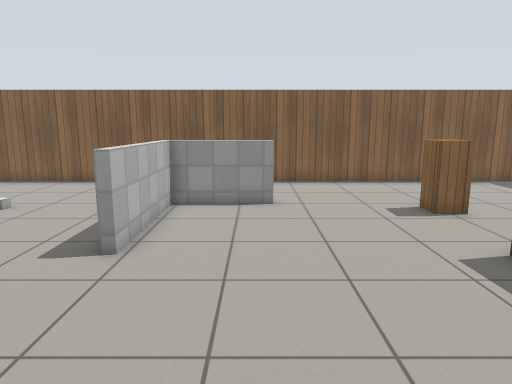
view 1 (above)

18 first-person views from a walk through a robot-simulator world made for Gazebo. The camera is 1.2 m above the floor, tilts 10° down and sees 70° across. The lines on the ground mark 1 m squares. The floor is counted in squares, 0.5 m on a side. Each view is taken from the middle of a square. On the plan, view 1 faces up. The plan holds only what a view shows up to about 20 squares ahead; the rest is blank. Gazebo's built-in surfaces are drawn with simple patterns.

view 2
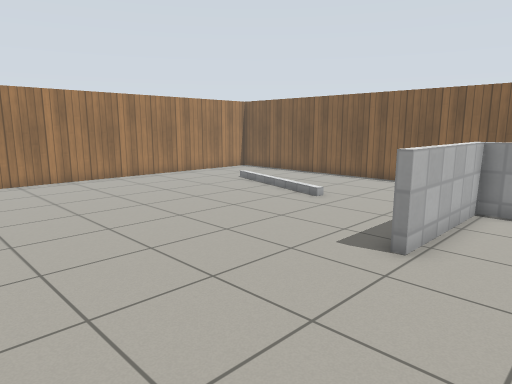

view 3
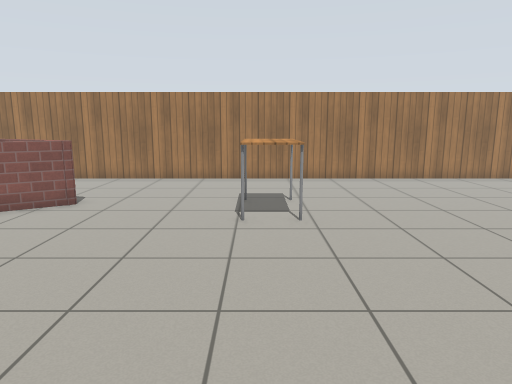

view 4
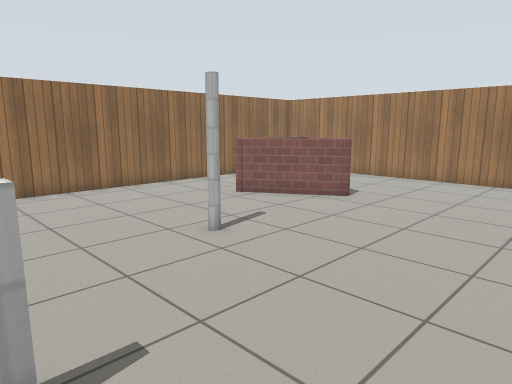

view 5
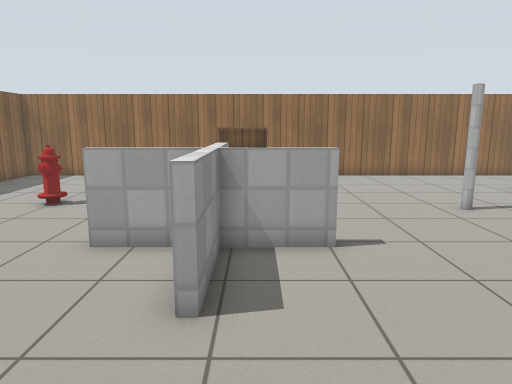

view 6
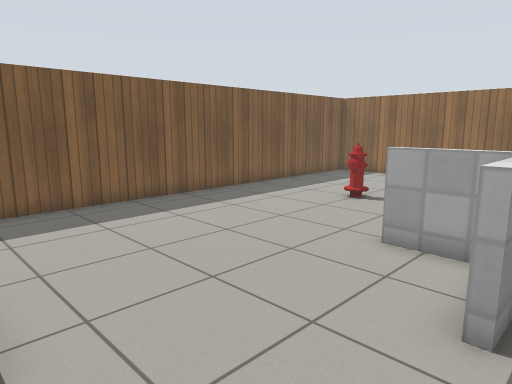

view 7
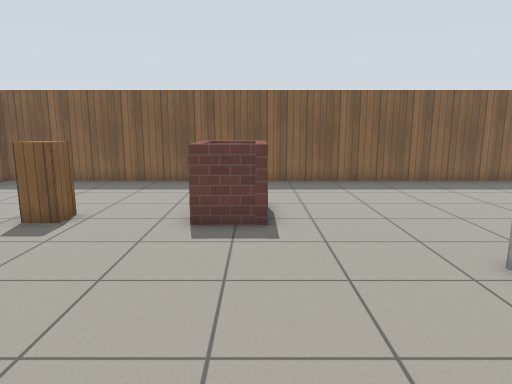

view 8
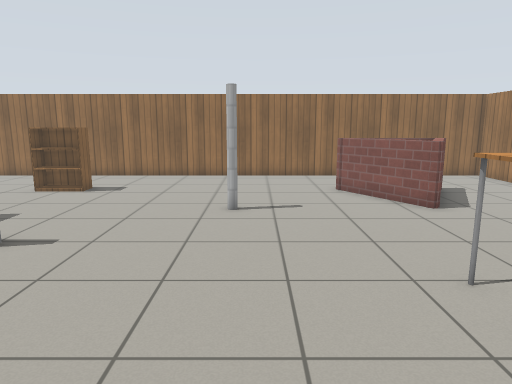

view 9
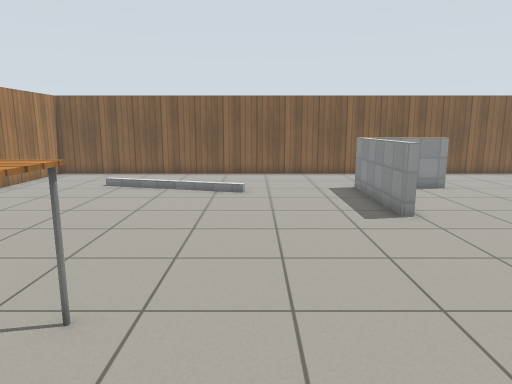

view 10
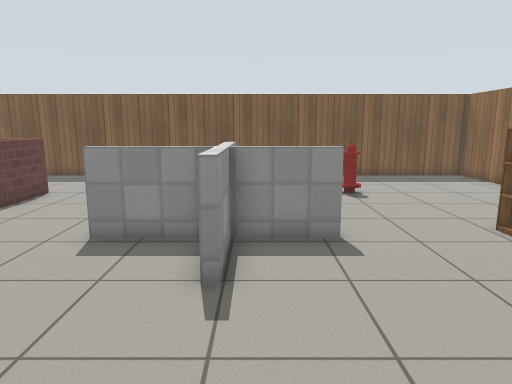

view 11
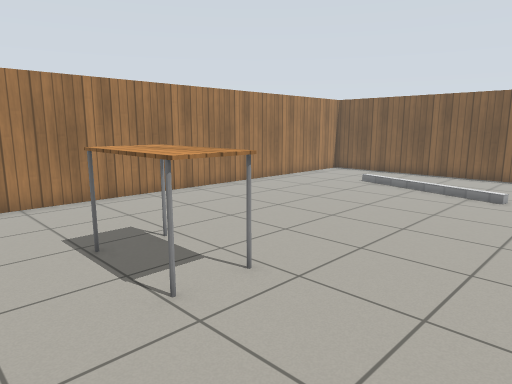

view 12
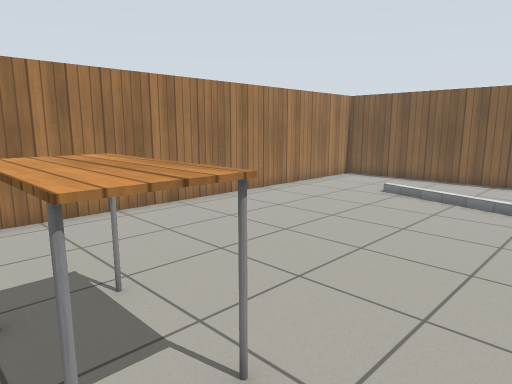

view 13
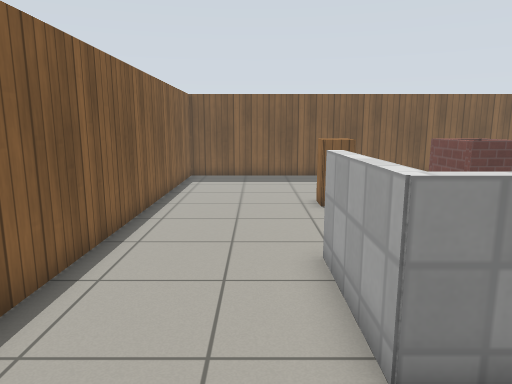

view 14
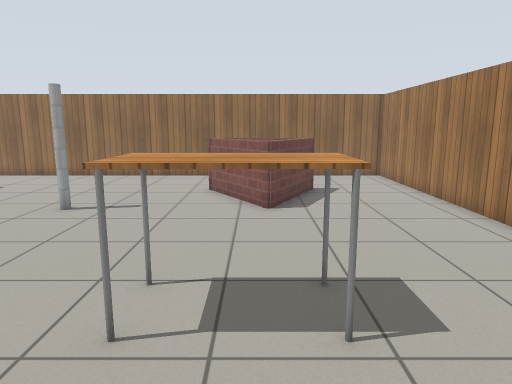

view 15
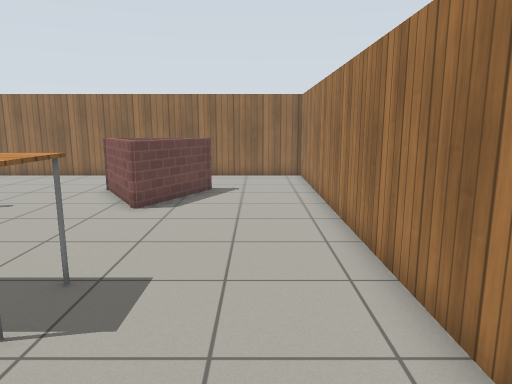

view 16
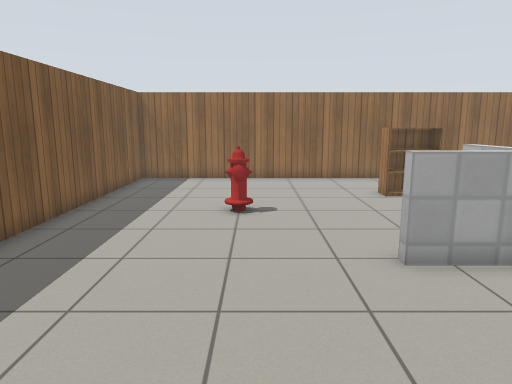

view 17
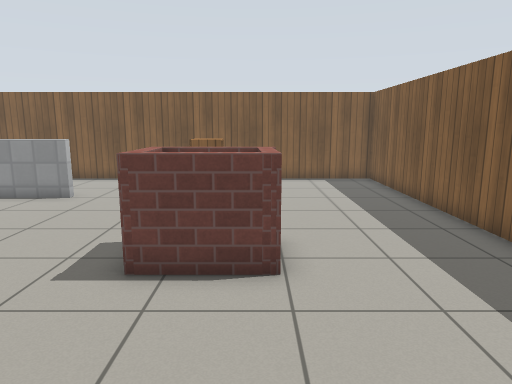

view 18
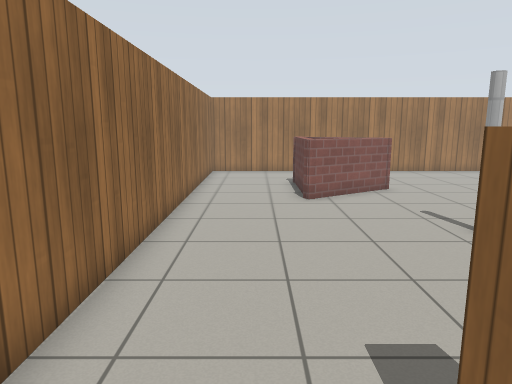

### Floor plan
Points are (right, up) in squares from view 1. A wall is a line through its corners. A room is listed if a view was taken in it or the views show most of it. See-through windows are left out.
Room 1 (views 1, 2, 3, 4, 5, 6, 7, 8, 9, 10, 11, 12, 13, 14, 15, 16, 17, 18)
walls: (-0.8, -2.1) (1.7, -2.1) (1.7, 0.7) (2.1, 0.7); (-3, 6.6) (-3, 11.7) (0.6, 11.7); (2, -2.1) (4.4, -2.1); (2, -3.1) (2, -4.9); (1.7, -4.9) (1.7, -2.4) (-0.6, -2.4); (0.6, 11.4) (-2.7, 11.4) (-2.7, 6.6); (7.5, 4.7) (4.9, 4.7) (4.8, 6.6) (7.5, 6.6); (-9.2, -9.3) (-13, -9.3); (-13.3, -9.3) (-11.4, -5.6) (-9.1, -9.3); (12.4, 16.3) (-17.3, 16.3) (-17.3, -13.4) (12.4, -13.4) (12.4, 16.3)
low walls: (-9.2, -8.9) (-9.2, -9.3)
objects: table (-12, 0) to (-9, 1); pillar (-5, -6); bookshelf (1, -9) to (2, -9); cabinet (5, 10) to (6, 11); fire hydrant (7, -7) to (8, -6)

Positions as (right, up) in squares from view 1, and headings:
1: (0, 0), facing up
2: (0, 0), facing up-left
3: (0, 0), facing left
4: (0, 1), facing down-left
5: (1, 5), facing down
6: (1, 5), facing down-right
7: (-4, 5), facing right
8: (-6, 5), facing down
9: (-7, -3), facing up
10: (-6, -3), facing right
11: (-5, -3), facing up-left
12: (-7, -1), facing up-left
13: (-6, 13), facing right
14: (-11, 5), facing down
15: (-15, 5), facing down
16: (7, 4), facing down
17: (7, -1), facing up
18: (3, -11), facing left
